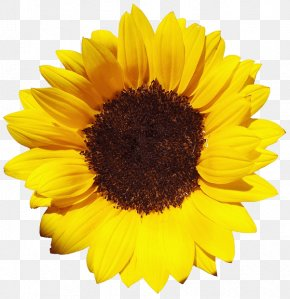
#> input picture ImageProcessing/flower.jpg, 290 x 299 px
$ python 1.ColorSpaces.py
#> lines starting #> are read from the running program, lines starting #| are printed output that depends on the picture; after the words box and inside, x2 and y2 are one past the last pixel; in counts of white or black regions, pixels touching at a corner belong together
import cv2 as c
import numpy as n

#________________seeing all conversions
#flags = [i for i in dir(c) if i.startswith('COLOR_')]
#print(flags)

#FIND a color range
#1) http://color.lukas-stratmann.com/color-systems/hsv.html
#2)
#green = n.uint8([[[0,255,0]]])
#hsvGreen = c.cvtColor(green, c.COLOR_BGR2HSV)
#print(hsvGreen)

#HSV range: (0:179,0:255,0:255)

img = c.imread('flower.jpg',1)
#> img is the input picture: shape (299, 290, 3); mean B, G, R 99.4, 190.3, 214.6

#change to hsv
hsv = c.cvtColor(img, c.COLOR_BGR2HSV)
#> hsv: shape (299, 290, 3); mean H, S, V 22.4, 145.1, 214.9

#range of colors
lower = n.array([0,50,50])
upper = n.array([150,255,255])

#threshold image based on range
mask = c.inRange(hsv, lower, upper)
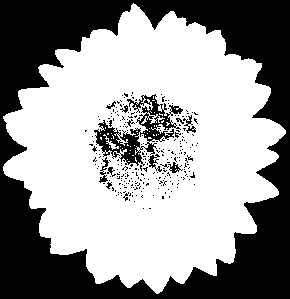
#> mask: shape (299, 290); 59.6% white; 260 black regions (247 under 20 px), largest, box (x1, y1, x2, y2) and area: (0, 0, 290, 299) 31881, (94, 94, 183, 166) 2007, (99, 157, 109, 183) 96

#AND them
final = c.bitwise_and(img,img,mask=mask)
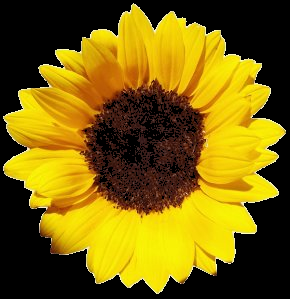
#> final: shape (299, 290, 3); mean B, G, R 9, 99.3, 122.5

c.imshow("img",img)
c.imshow("mask",mask)
c.imshow("final",final)

c.waitKey(0)
c.destroyAllWindows()

$ run again, with ImageProcessing/coins.jpg copied over ImageProcessing/flower.jpg
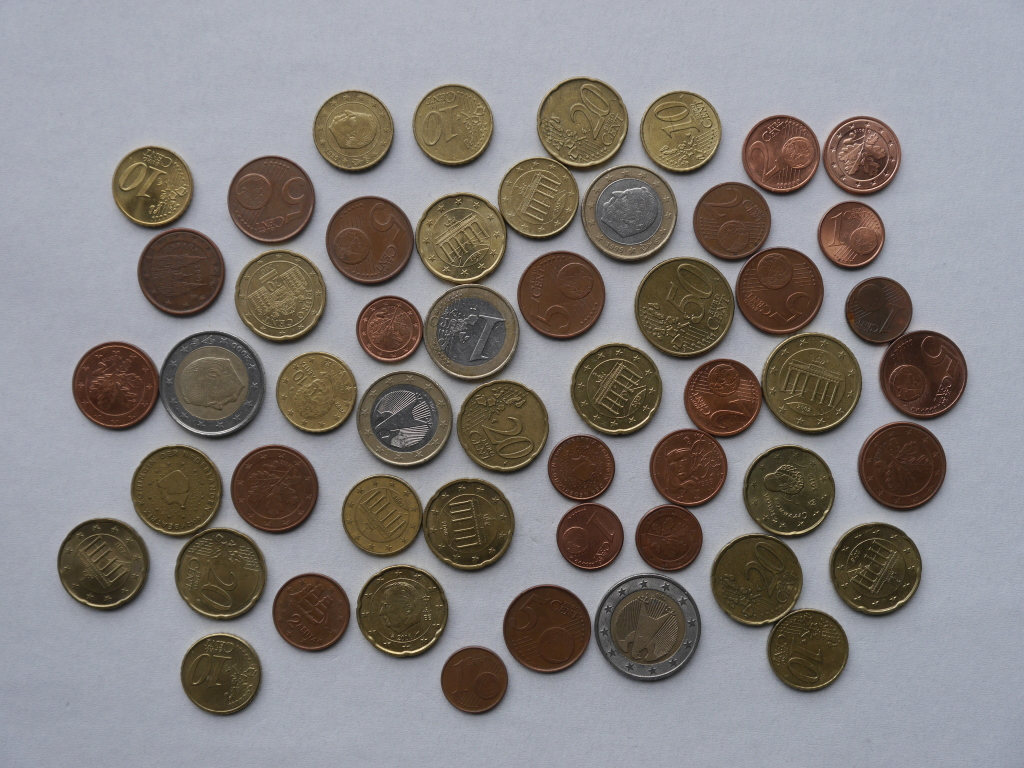
#> input picture ImageProcessing/coins.jpg, 1024 x 768 px
#> img is the input picture: shape (768, 1024, 3); mean B, G, R 126.8, 128.1, 132.6
#> hsv: shape (768, 1024, 3); mean H, S, V 75, 53.8, 140.8
#> `mask = c.inRange(hsv, lower, upper)`:
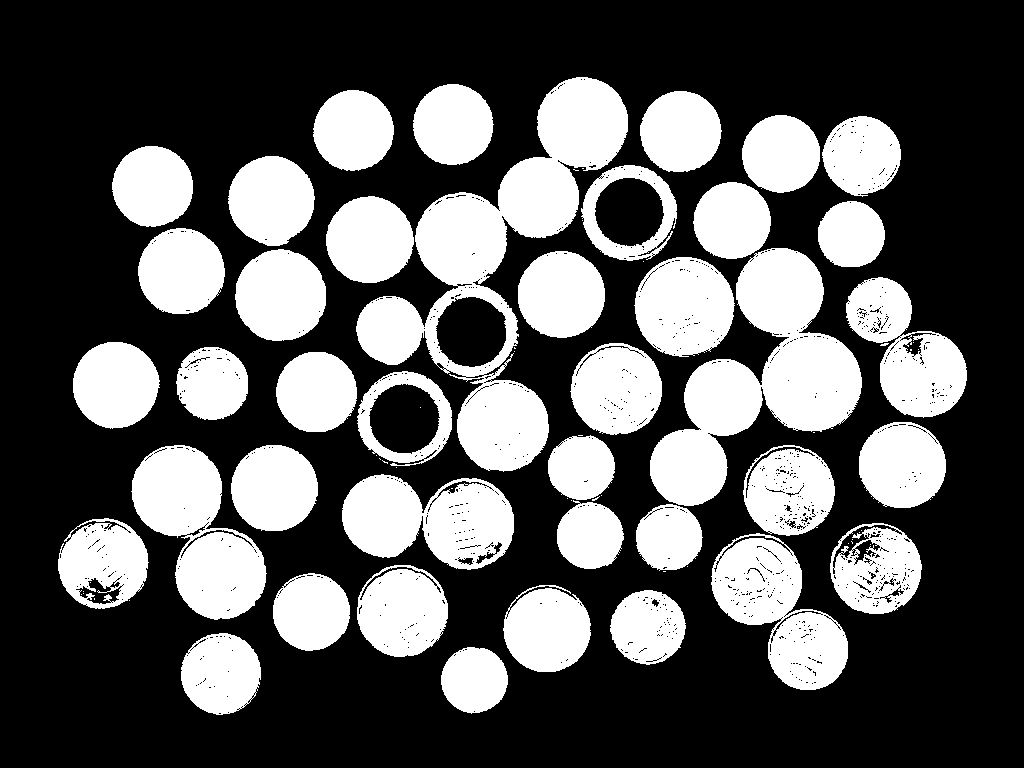
#> mask: shape (768, 1024); 34.6% white; 78 white regions (38 under 20 px), largest, box (x1, y1, x2, y2) and area: (356, 77, 628, 472) 31501, (650, 248, 862, 506) 23253, (131, 445, 267, 620) 12913
#> `final = c.bitwise_and(img,img,mask=mask)`:
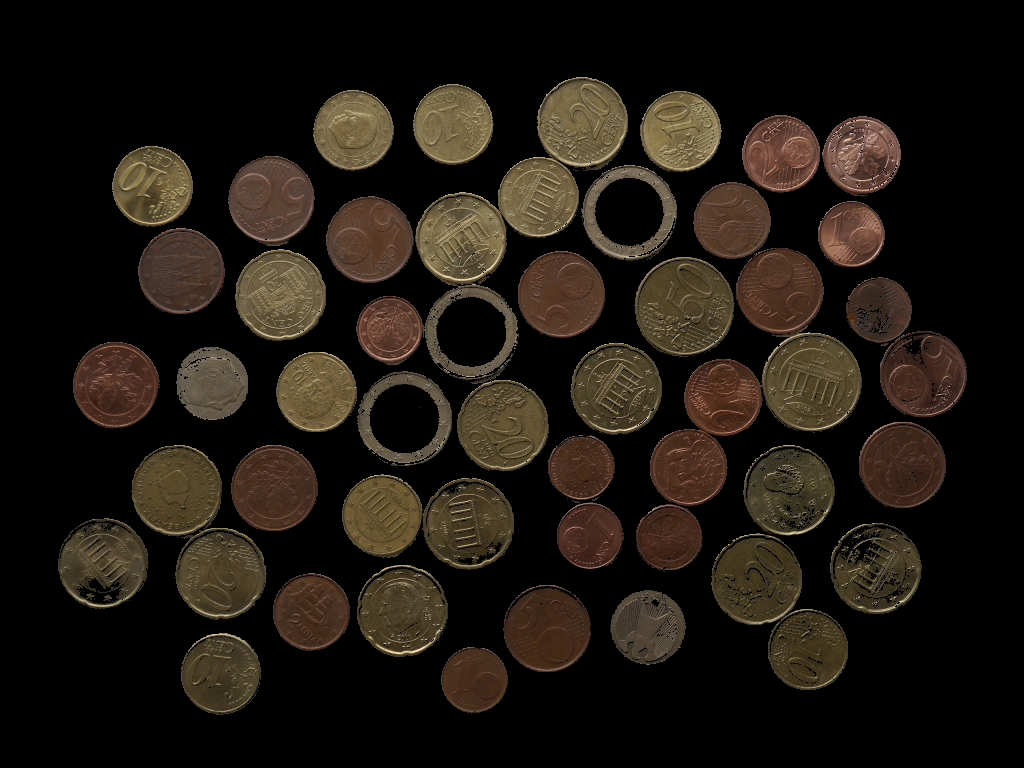
#> final: shape (768, 1024, 3); mean B, G, R 17.4, 24.6, 31
